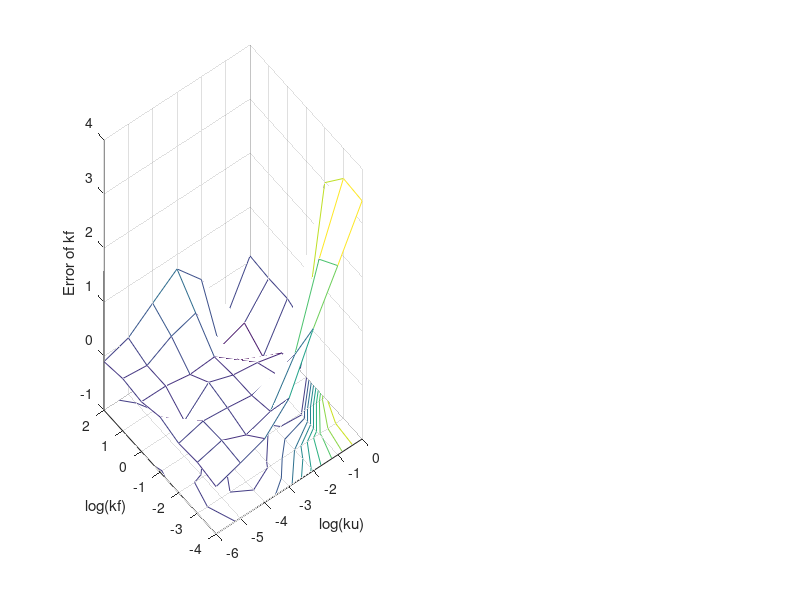

This figure's MATLAB source: (Note: this script raises an error after producing the figure.)
%// According to the result of 2005-07-25 by Method C:

%// ku: 1e-6 to 1e0;
%// kf: 1e-4 to 1e2; 

ku=[-6:0];
kf=[-4:2];

%// The matrix [logkf] or [logku] is arranged by [ku * kf] ([row * col])
fitKf=[ -3.903090	-3.774691	-1.754487	-0.2644011	0.3944517	1.045323	1.899273
-3.935542	-3.468521	-2.630784	-0.698970	0.1643529	0.9169801	1.967080
-3.928118	-3.714443	-2.482804	-1.129011	-0.1598939	0.9175056	1.920123
-4.085657	-3.262013	-2.145087	-1.081970	0.07554698	0.6532125	2.021189
-1.019997	-3.159267	-1.974694	-1.076238	-0.01278076	1.033424	1.913284
-0.5606673	-0.7619539	-1.235077	-0.9913998	-0.1343039	1.056905	1.944976
-0.5934598	-0.4989407	-0.3665316	-0.3675427	0.1789769	1.021189	1.875640]

fitKu=[ -5.886056	-5.943095	-5.939302	-7.452225	-7.806875	-7.712198	-6.179799
-4.958607	-5.421361	-4.818156	-4.488117	-6.847712	-7.406714	-6.545155
-3.950782	-4.730487	-4.446117	-3.939302	-3.649752	-5.785156	-5.882729
-3.151811	-3.275724	-3.153663	-3.006564	-2.835647	-2.987163	-4.490798
-0.2975695	-2.210419	-1.991400	-2.012334	-1.982967	-1.924453	-1.684030
0.3180633	0.204120	-0.489455	-1.004804	-0.935542	-0.8794261	-0.9871628
0.3710679	0.397940	0.3424227	0.3283796	0.2148438	0.1271048	-0.06198091]

trueKf=[kf;kf;kf;kf;kf;kf;kf]           %// a combination of size(ku) of kf.
trueKu=[ku',ku',ku',ku',ku',ku',ku']    %// a combination of size(kf) of ku'.

%// calculate the error of kf and ku relative to their true value in a LOG manner:
errorKf=fitKf-trueKf
errorKu=fitKu-trueKu
        
%// Plot 3-D error gragh:
[X,Y]=meshgrid(flipdim(ku,2),flipdim(kf,2));

subplot(1,2,1);
meshc(X,Y,errorKf)
xlabel('log(ku)');
ylabel('log(kf)');
zlabel('Error of kf');
COLORBAR('horizon');

subplot(1,2,2);
meshc(X,Y,errorKu)
xlabel('log(ku)');
ylabel('log(kf)');
zlabel('Error of ku');
COLORBAR('horizon');













